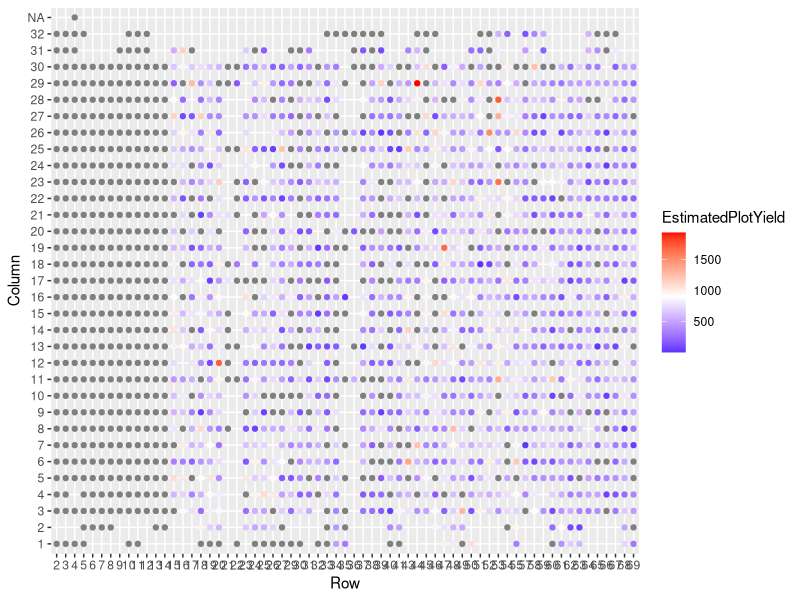
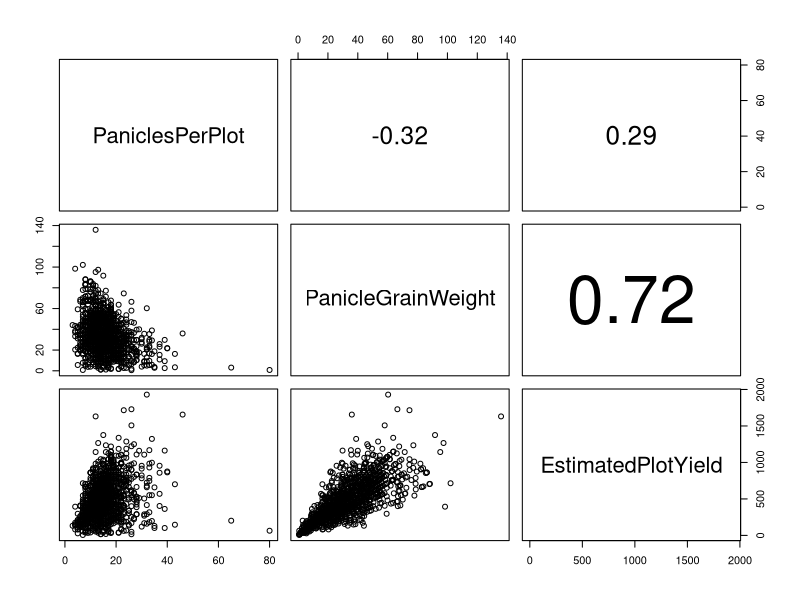

R code for these plots, in order:
## ---- chunk 1
library(readxl)
library(tidyverse)
dat<- read_xls("SAP2020_merged_v1.xls")
dat <- as.data.frame(dat)
for (i in c(1:7)) {
  dat[,i]=factor(dat[,i])
}

dat
## ---- chunk 2
ggplot(data=dat, aes(x=Row, y=Column, color=EstimatedPlotYield))+
  geom_point()+
  scale_colour_gradient2(
    low = "blue",
    mid = "white",
    high = "red",
    midpoint = 900,
    space = "Lab",
    na.value = "grey50",
    guide = "colourbar",
    aesthetics = "colour")

## ---- chunk 3
panel.cor <- function(x, y, digits=2, prefix="", cex.cor){
  usr <- par("usr"); on.exit(par(usr))
  par(usr = c(0, 1, 0, 1))
  r <- cor(x, y, use = "complete")
  txt <- format(c(r, 0.123456789), digits=digits)[1]
  txt <- paste(prefix, txt, sep="")
  if(missing(cex.cor)) cex <- 0.8/strwidth(txt)
  text(0.5, 0.5, txt, cex = cex * abs(r))
}

dat_num <- dat[,unlist(lapply(dat, is.numeric))]  
yield_traits <- c("PaniclesPerPlot", "PanicleGrainWeight", "EstimatedPlotYield")
dat_yield <- dat[,yield_traits]
pairs(dat_yield,  upper.panel=panel.cor)
